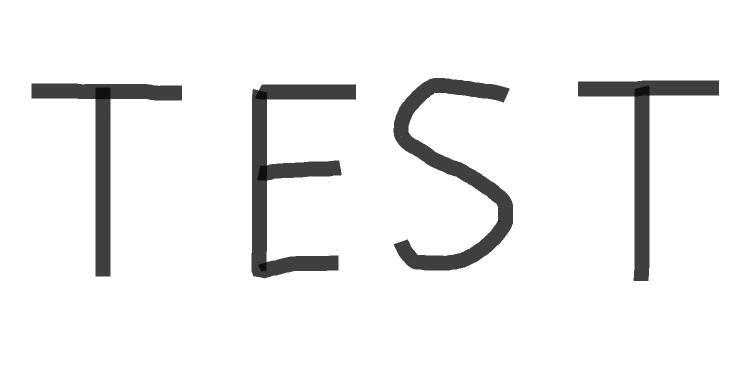
%> input picture images/test.png, 1487 x 780 px (shown at 1/2 size)
$ octave test_network.m   (GNU Octave 9; MATLAB toolbox functions it lacks are replaced by stand-ins)
%> lines starting %> are read from the running program, lines starting %| are printed output that depends on the picture; in (x1, y1, x2, y2) boxes, pixels count from 0 and x2, y2 are one past the last pixel; in counts of white or black regions, pixels touching at a corner belong together; the program's own positions count from 1
image=imread('images/test.png');
%> image is the input picture: size 780x1487x3 uint8; min 16, max 255, mean 240.1
image=im2bw(image); % binar formatinda resmi tut 0/1
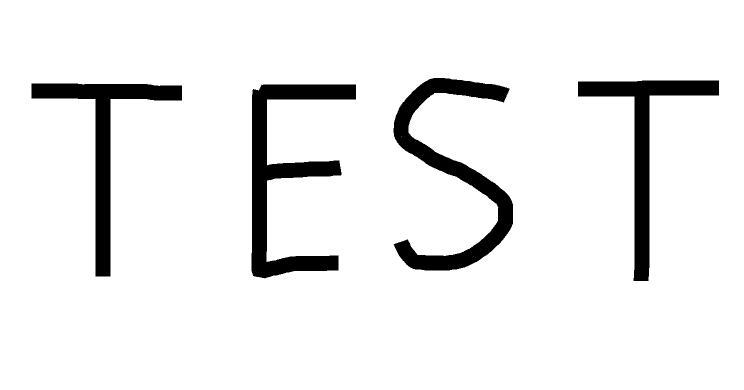
%> image: size 780x1487 logical (shown at 1/2 size); 92.3% white; 4 black regions, box (x1, y1, x2, y2) and area: (503, 169, 712, 557) 25451, (787, 156, 1026, 541) 24656, (63, 167, 364, 553) 19674, (1156, 161, 1438, 562) 19562
image=double(image);
[y,x]=find(image==0);
%> y = 89343 values from 157 to 562; x = 89343 values from 64 to 1438
y1=min(y);
%> y1 = 157
x1=min(x);
%> x1 = 64
y2=max(y);
%> y2 = 562
x2=max(x);
%> x2 = 1438
cropimg=imcrop(image,[x1 y1 x2-x1 y2-y1]); % crop white space
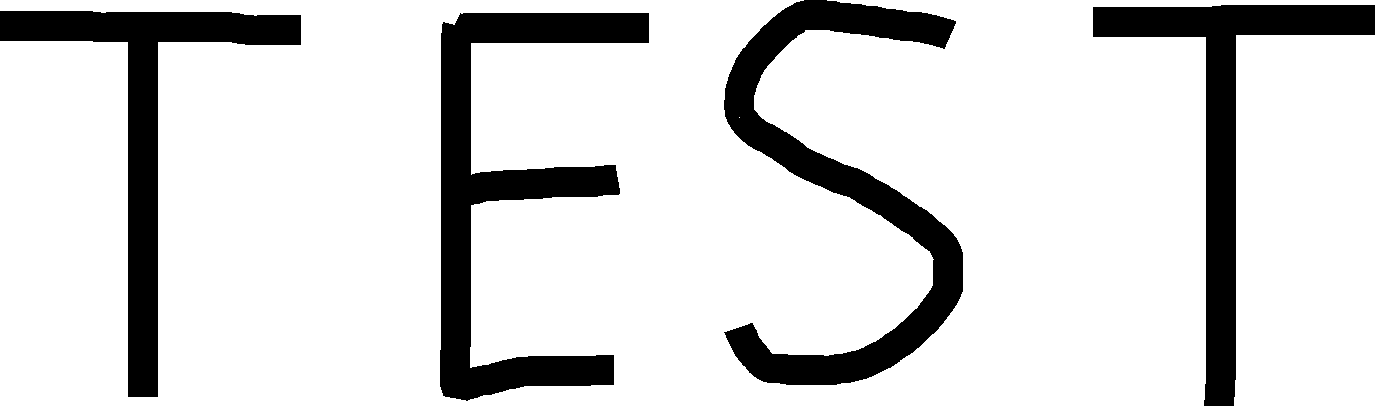
%> cropimg: size 406x1375 double; values 0 (black) and 1 (white), 84% white; 4 black regions, box (x1, y1, x2, y2) and area: (440, 13, 649, 401) 25451, (724, 0, 963, 385) 24656, (0, 11, 301, 397) 19674, (1093, 5, 1375, 406) 19562
[m,n]=size(cropimg); % m ve n(width) , yeni resminin boyutlari
%> m = 406; n = 1375

figure
imshow(cropimg);

array=0; % dizi, sutunlari siyah pixel icin kontrol eder

for i=1:n % sutun sutun git
    if(cropimg(:,i)==1) % i'nci sutunu kontrol et
        array(i)=1; % beyaz pixel icin 1 tut
    else
        array(i)=0; % siyah pixel icin 0 tut
    end
end
%> after the loop, array = 1375 values, max 1 at index 302, min 0 at index 1, mean 0.25

k=2;
index = 0; % harflerin baslangic-bitisini tutar
index(1)=1; % otomatik olarak 1'nci pixeli beyaz sec
flag=0; % boslugu tespit etmek icin

for j=1:n
    if array(j)==1 && flag==0
        index(k)=j-1;
        k=k+1;
        flag=1;
    else
        if array(j)==0 && flag==1
            flag=0;
            index(k)=j;
            k=k+1;
        end
    end
end
%> after the loop, flag = 0; index = [1 301 441 649 725 963 1094]; k = 8

index(k)=n; %son pixel
s=0;
[~, width] = size(index); % satir sutun bilgilerini tut
%> width = 8
width = width - 1;
%> width = 7

output = ''; % taninan harfleri tutar
for i=1:2:width % for i = 1 ; i<width ; i+=2

    harf = imcrop(cropimg,[index(i) 1 (index(i+1)-index(i)) y2-y1]); % sadece 1 harf kes [x1,y1,x2,y2]

    cerceve = ones(28, 28); % 1 dolu bir 28x28matris
    harf = imresize(harf, [20 20]); % 20 x 20 boyutlara donustur
    cerceve(5:24,5:24) = harf; % harfin etrafinda bosluk verir
    harf = im2bw(cerceve);   % 1/0'a cevir

    harf = transpose(harf); %transposunu al, training'te alindigi icin

    islenmis_harf=reshape(harf,784,1); % resmi 784x1 boyutlarinda tut, 784=28*28
    islenmis_harf=double(islenmis_harf); % % resmi Double turunde tut

%> (the run ends here)
